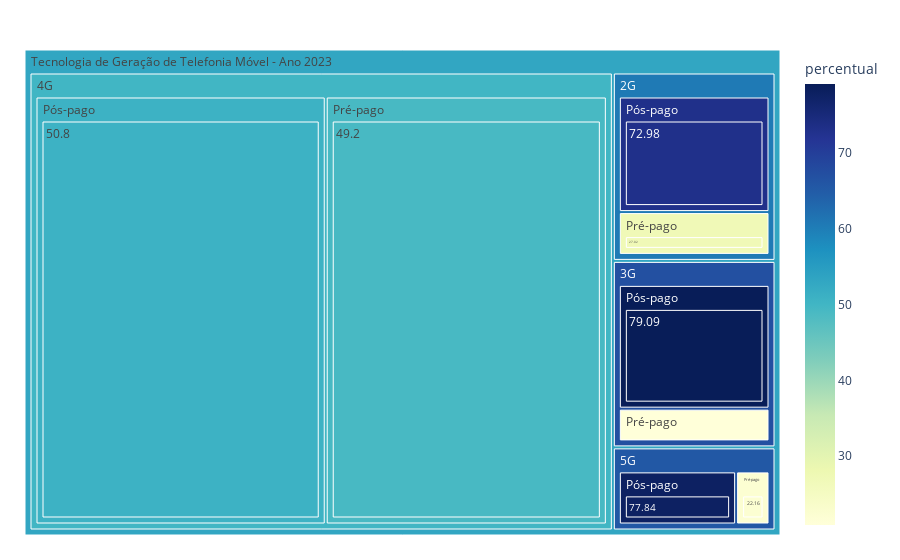

Here is the notebook cell this chart was saved with:
### Code cell
# import plotly.express as px

fig = px.treemap(modalidade, path=[px.Constant("Tecnologia de Geração de Telefonia Móvel - Ano 2023"), 
                                   'Tecnologia Geração', 'Modalidade de Cobrança', 'percentual'], values='media_ano', 
                  color='percentual', hover_data=['media_ano'],
                  color_continuous_scale='YlGnBu')
fig.update_traces(root_color="lightgrey")
fig.update_layout(margin = dict(t=50, l=25, r=25, b=25))
fig.show()

### Figure 1 — Plotly figure (JSON) as saved in the notebook; plotly's stock layout.template omitted (floating-point values rounded to 4 significant figures)
{"data": [{"branchvalues": "total", "customdata": [[4667000.0, 20.91], [2205000.0, 22.16], [6092000.0, 27.02], [96750000.0, 49.2], [99890000.0, 50.8], [16460000.0, 72.98], [7745000.0, 77.84], [17660000.0, 79.09], [6092000.0, 27.02], [4667000.0, 20.91], [96750000.0, 49.2], [2205000.0, 22.16], [16460000.0, 72.98], [17660000.0, 79.09], [99890000.0, 50.8], [7745000.0, 77.84], [22550000.0, 60.56], [22320000.0, 66.93], [196600000.0, 50.01], [9950000.0, 65.5], [251500000.0, 53.07]], "domain": {"x": [0, 1], "y": [0, 1]}, "hovertemplate": "labels=%{label}<br>media_ano=%{customdata[0]}<br>parent=%{parent}<br>id=%{id}<br>percentual=%{color}<extra></extra>", "ids": ["Tecnologia de Geração de Telefonia Móvel - Ano 2023/3G/Pré-pago/20.91", "Tecnologia de Geração de Telefonia Móvel - Ano 2023/5G/Pré-pago/22.16", "Tecnologia de Geração de Telefonia Móvel - Ano 2023/2G/Pré-pago/27.02", "Tecnologia de Geração de Telefonia Móvel - Ano 2023/4G/Pré-pago/49.2", "Tecnologia de Geração de Telefonia Móvel - Ano 2023/4G/Pós-pago/50.8", "Tecnologia de Geração de Telefonia Móvel - Ano 2023/2G/Pós-pago/72.98", "Tecnologia de Geração de Telefonia Móvel - Ano 2023/5G/Pós-pago/77.84", "Tecnologia de Geração de Telefonia Móvel - Ano 2023/3G/Pós-pago/79.09", "Tecnologia de Geração de Telefonia Móvel - Ano 2023/2G/Pré-pago", "Tecnologia de Geração de Telefonia Móvel - Ano 2023/3G/Pré-pago", "Tecnologia de Geração de Telefonia Móvel - Ano 2023/4G/Pré-pago", "Tecnologia de Geração de Telefonia Móvel - Ano 2023/5G/Pré-pago", "Tecnologia de Geração de Telefonia Móvel - Ano 2023/2G/Pós-pago", "Tecnologia de Geração de Telefonia Móvel - Ano 2023/3G/Pós-pago", "Tecnologia de Geração de Telefonia Móvel - Ano 2023/4G/Pós-pago", "Tecnologia de Geração de Telefonia Móvel - Ano 2023/5G/Pós-pago", "Tecnologia de Geração de Telefonia Móvel - Ano 2023/2G", "Tecnologia de Geração de Telefonia Móvel - Ano 2023/3G", "Tecnologia de Geração de Telefonia Móvel - Ano 2023/4G", "Tecnologia de Geração de Telefonia Móvel - Ano 2023/5G", "Tecnologia de Geração de Telefonia Móvel - Ano 2023"], "labels": ["20.91", "22.16", "27.02", "49.2", "50.8", "72.98", "77.84", "79.09", "Pré-pago", "Pré-pago", "Pré-pago", "Pré-pago", "Pós-pago", "Pós-pago", "Pós-pago", "Pós-pago", "2G", "3G", "4G", "5G", "Tecnologia de Geração de Telefonia Móvel - Ano 2023"], "marker": {"coloraxis": "coloraxis", "colors": [20.91, 22.16, 27.02, 49.2, 50.8, 72.98, 77.84, 79.09, 27.02, 20.91, 49.2, 22.16, 72.98, 79.09, 50.8, 77.84, 60.56, 66.93, 50.01, 65.5, 53.07]}, "name": "", "parents": ["Tecnologia de Geração de Telefonia Móvel - Ano 2023/3G/Pré-pago", "Tecnologia de Geração de Telefonia Móvel - Ano 2023/5G/Pré-pago", "Tecnologia de Geração de Telefonia Móvel - Ano 2023/2G/Pré-pago", "Tecnologia de Geração de Telefonia Móvel - Ano 2023/4G/Pré-pago", "Tecnologia de Geração de Telefonia Móvel - Ano 2023/4G/Pós-pago", "Tecnologia de Geração de Telefonia Móvel - Ano 2023/2G/Pós-pago", "Tecnologia de Geração de Telefonia Móvel - Ano 2023/5G/Pós-pago", "Tecnologia de Geração de Telefonia Móvel - Ano 2023/3G/Pós-pago", "Tecnologia de Geração de Telefonia Móvel - Ano 2023/2G", "Tecnologia de Geração de Telefonia Móvel - Ano 2023/3G", "Tecnologia de Geração de Telefonia Móvel - Ano 2023/4G", "Tecnologia de Geração de Telefonia Móvel - Ano 2023/5G", "Tecnologia de Geração de Telefonia Móvel - Ano 2023/2G", "Tecnologia de Geração de Telefonia Móvel - Ano 2023/3G", "Tecnologia de Geração de Telefonia Móvel - Ano 2023/4G", "Tecnologia de Geração de Telefonia Móvel - Ano 2023/5G", "Tecnologia de Geração de Telefonia Móvel - Ano 2023", "Tecnologia de Geração de Telefonia Móvel - Ano 2023", "Tecnologia de Geração de Telefonia Móvel - Ano 2023", "Tecnologia de Geração de Telefonia Móvel - Ano 2023", ""], "root": {"color": "lightgrey"}, "type": "treemap", "values": [4667000.0, 2205000.0, 6092000.0, 96750000.0, 99890000.0, 16460000.0, 7745000.0, 17660000.0, 6092000.0, 4667000.0, 96750000.0, 2205000.0, 16460000.0, 17660000.0, 99890000.0, 7745000.0, 22550000.0, 22320000.0, 196600000.0, 9950000.0, 251500000.0]}], "layout": {"autosize": true, "coloraxis": {"colorbar": {"title": {"text": "percentual"}}, "colorscale": [[0, "rgb(255,255,217)"], [0.125, "rgb(237,248,177)"], [0.25, "rgb(199,233,180)"], [0.375, "rgb(127,205,187)"], [0.5, "rgb(65,182,196)"], [0.625, "rgb(29,145,192)"], [0.75, "rgb(34,94,168)"], [0.875, "rgb(37,52,148)"], [1, "rgb(8,29,88)"]]}, "legend": {"tracegroupgap": 0}, "margin": {"b": 25, "l": 25, "r": 25, "t": 50}}}
